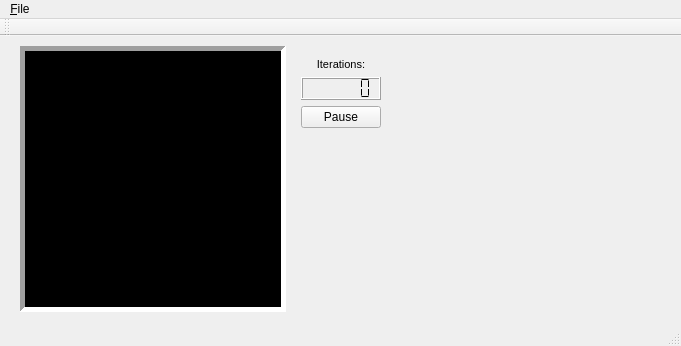
<?xml version="1.0" encoding="UTF-8"?>
<ui version="4.0">
 <class>monaWindow</class>
 <widget class="QMainWindow" name="monaWindow">
  <property name="geometry">
   <rect>
    <x>0</x>
    <y>0</y>
    <width>681</width>
    <height>346</height>
   </rect>
  </property>
  <property name="windowTitle">
   <string>mona</string>
  </property>
  <widget class="QWidget" name="centralWidget">
   <widget class="QWidget" name="verticalLayoutWidget">
    <property name="geometry">
     <rect>
      <x>400</x>
      <y>9</y>
      <width>261</width>
      <height>261</height>
     </rect>
    </property>
    <layout class="QVBoxLayout" name="verticalLayout">
     <property name="sizeConstraint">
      <enum>QLayout::SetMinimumSize</enum>
     </property>
    </layout>
   </widget>
   <widget class="QFrame" name="refImageFrame">
    <property name="geometry">
     <rect>
      <x>20</x>
      <y>10</y>
      <width>266</width>
      <height>266</height>
     </rect>
    </property>
    <property name="palette">
     <palette>
      <active>
       <colorrole role="Base">
        <brush brushstyle="SolidPattern">
         <color alpha="255">
          <red>255</red>
          <green>255</green>
          <blue>255</blue>
         </color>
        </brush>
       </colorrole>
       <colorrole role="Window">
        <brush brushstyle="SolidPattern">
         <color alpha="255">
          <red>0</red>
          <green>0</green>
          <blue>0</blue>
         </color>
        </brush>
       </colorrole>
      </active>
      <inactive>
       <colorrole role="Base">
        <brush brushstyle="SolidPattern">
         <color alpha="255">
          <red>255</red>
          <green>255</green>
          <blue>255</blue>
         </color>
        </brush>
       </colorrole>
       <colorrole role="Window">
        <brush brushstyle="SolidPattern">
         <color alpha="255">
          <red>0</red>
          <green>0</green>
          <blue>0</blue>
         </color>
        </brush>
       </colorrole>
      </inactive>
      <disabled>
       <colorrole role="Base">
        <brush brushstyle="SolidPattern">
         <color alpha="255">
          <red>0</red>
          <green>0</green>
          <blue>0</blue>
         </color>
        </brush>
       </colorrole>
       <colorrole role="Window">
        <brush brushstyle="SolidPattern">
         <color alpha="255">
          <red>0</red>
          <green>0</green>
          <blue>0</blue>
         </color>
        </brush>
       </colorrole>
      </disabled>
     </palette>
    </property>
    <property name="autoFillBackground">
     <bool>true</bool>
    </property>
    <property name="frameShape">
     <enum>QFrame::Panel</enum>
    </property>
    <property name="frameShadow">
     <enum>QFrame::Sunken</enum>
    </property>
    <property name="lineWidth">
     <number>5</number>
    </property>
    <property name="midLineWidth">
     <number>5</number>
    </property>
    <widget class="QLabel" name="refImageLabel">
     <property name="geometry">
      <rect>
       <x>5</x>
       <y>5</y>
       <width>256</width>
       <height>256</height>
      </rect>
     </property>
     <property name="text">
      <string/>
     </property>
     <property name="pixmap">
      <pixmap resource="mona.qrc">:/mona/lisa.jpg</pixmap>
     </property>
     <property name="scaledContents">
      <bool>true</bool>
     </property>
     <property name="textInteractionFlags">
      <set>Qt::NoTextInteraction</set>
     </property>
    </widget>
   </widget>
   <widget class="QWidget" name="">
    <property name="geometry">
     <rect>
      <x>290</x>
      <y>11</y>
      <width>95</width>
      <height>83</height>
     </rect>
    </property>
    <layout class="QVBoxLayout" name="verticalLayout_2">
     <property name="sizeConstraint">
      <enum>QLayout::SetMinimumSize</enum>
     </property>
     <item>
      <widget class="QLabel" name="label">
       <property name="font">
        <font>
         <pointsize>8</pointsize>
        </font>
       </property>
       <property name="text">
        <string>Iterations:</string>
       </property>
       <property name="textFormat">
        <enum>Qt::PlainText</enum>
       </property>
       <property name="alignment">
        <set>Qt::AlignCenter</set>
       </property>
       <property name="textInteractionFlags">
        <set>Qt::NoTextInteraction</set>
       </property>
      </widget>
     </item>
     <item>
      <widget class="QLCDNumber" name="iterationCount">
       <property name="digitCount">
        <number>6</number>
       </property>
       <property name="segmentStyle">
        <enum>QLCDNumber::Flat</enum>
       </property>
      </widget>
     </item>
     <item>
      <widget class="QPushButton" name="pauseButton">
       <property name="text">
        <string>Pause</string>
       </property>
       <property name="checkable">
        <bool>true</bool>
       </property>
      </widget>
     </item>
    </layout>
   </widget>
  </widget>
  <widget class="QMenuBar" name="menuBar">
   <property name="geometry">
    <rect>
     <x>0</x>
     <y>0</y>
     <width>681</width>
     <height>26</height>
    </rect>
   </property>
   <widget class="QMenu" name="menuMona">
    <property name="title">
     <string>&amp;File</string>
    </property>
    <addaction name="actionOpen"/>
    <addaction name="actionQuit"/>
   </widget>
   <addaction name="menuMona"/>
  </widget>
  <widget class="QToolBar" name="mainToolBar">
   <attribute name="toolBarArea">
    <enum>TopToolBarArea</enum>
   </attribute>
   <attribute name="toolBarBreak">
    <bool>false</bool>
   </attribute>
  </widget>
  <widget class="QStatusBar" name="statusBar"/>
  <action name="actionQuit">
   <property name="text">
    <string>&amp;Quit</string>
   </property>
   <property name="shortcut">
    <string>Ctrl+Q</string>
   </property>
  </action>
  <action name="actionOpen">
   <property name="text">
    <string>&amp;Open...</string>
   </property>
   <property name="shortcut">
    <string>Ctrl+O</string>
   </property>
  </action>
  <action name="actionPause">
   <property name="checkable">
    <bool>true</bool>
   </property>
   <property name="checked">
    <bool>true</bool>
   </property>
   <property name="enabled">
    <bool>true</bool>
   </property>
   <property name="text">
    <string>Pause</string>
   </property>
   <property name="toolTip">
    <string>Pause</string>
   </property>
   <property name="shortcut">
    <string>Space</string>
   </property>
  </action>
  <action name="actionPause_Resume">
   <property name="text">
    <string>Pause/Resume</string>
   </property>
  </action>
 </widget>
 <layoutdefault spacing="6" margin="11"/>
 <resources>
  <include location="mona.qrc"/>
 </resources>
 <connections>
  <connection>
   <sender>actionQuit</sender>
   <signal>triggered()</signal>
   <receiver>monaWindow</receiver>
   <slot>close()</slot>
   <hints>
    <hint type="sourcelabel">
     <x>-1</x>
     <y>-1</y>
    </hint>
    <hint type="destinationlabel">
     <x>299</x>
     <y>199</y>
    </hint>
   </hints>
  </connection>
  <connection>
   <sender>pauseButton</sender>
   <signal>clicked()</signal>
   <receiver>actionPause</receiver>
   <slot>toggle()</slot>
   <hints>
    <hint type="sourcelabel">
     <x>336</x>
     <y>113</y>
    </hint>
    <hint type="destinationlabel">
     <x>-1</x>
     <y>-1</y>
    </hint>
   </hints>
  </connection>
 </connections>
</ui>
